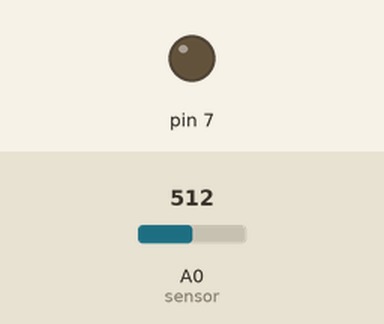
This sketch was run on a simulated Arduino Uno, built with avr-gcc and run on an emulated ATmega328P. On the bench: output pins drawn as LEDs (lit = HIGH). The test bench sets the inputs (shaded band); at power-on: A0 (sensor) = 512.

Above: at 1.2 s.
1.3 s: A0 (sensor) set to 428
2.8 s: A0 (sensor) set to 402
At 3.9 s:
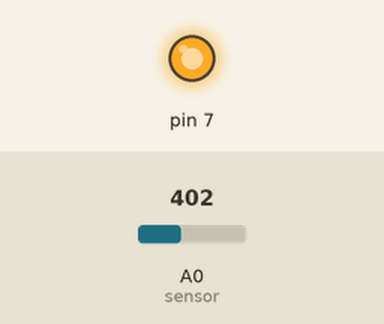
4.3 s: A0 (sensor) set to 511
At 5.1 s:
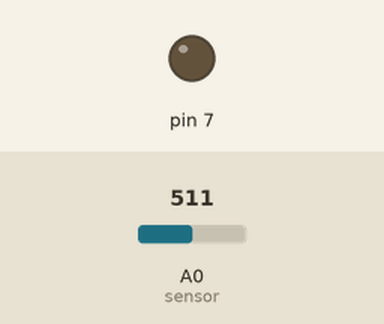
5.8 s: A0 (sensor) set to 306
At 6.2 s:
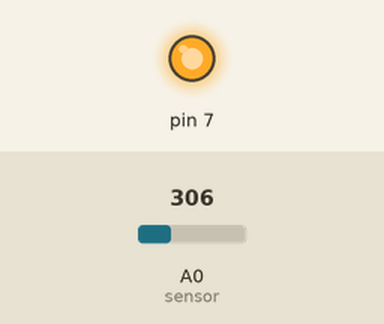
Timing chart, 0 to 8.3 s (numbered marks = the images above; inputs shaded):
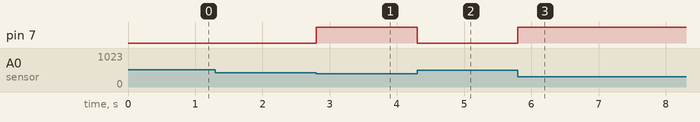

The sketch:

nightlight2.ino
```cpp
 int sensor = 0;
 int base;
 int threshold = 100;

 void setup() {
   pinMode(7, OUTPUT);
   pinMode(sensor, INPUT);
   base = analogRead(sensor);
 }


 void loop() {
   int newRead = analogRead(sensor);
   if ((base - newRead) > threshold) {
     digitalWrite(7, HIGH);
   } else {
     digitalWrite(7, LOW);
   }
 }
```

Measured:
- the behaviour switches between 412 and 411 on A0 (sensor) (found by bisection; images 0 and 1)
- after the input at 1.3 s, every drawn part: stays the same
- after the input at 2.8 s, pin 7: LOW → HIGH at once
- after the input at 4.3 s, pin 7: HIGH → LOW at once
- after the input at 5.8 s, pin 7: LOW → HIGH at once
